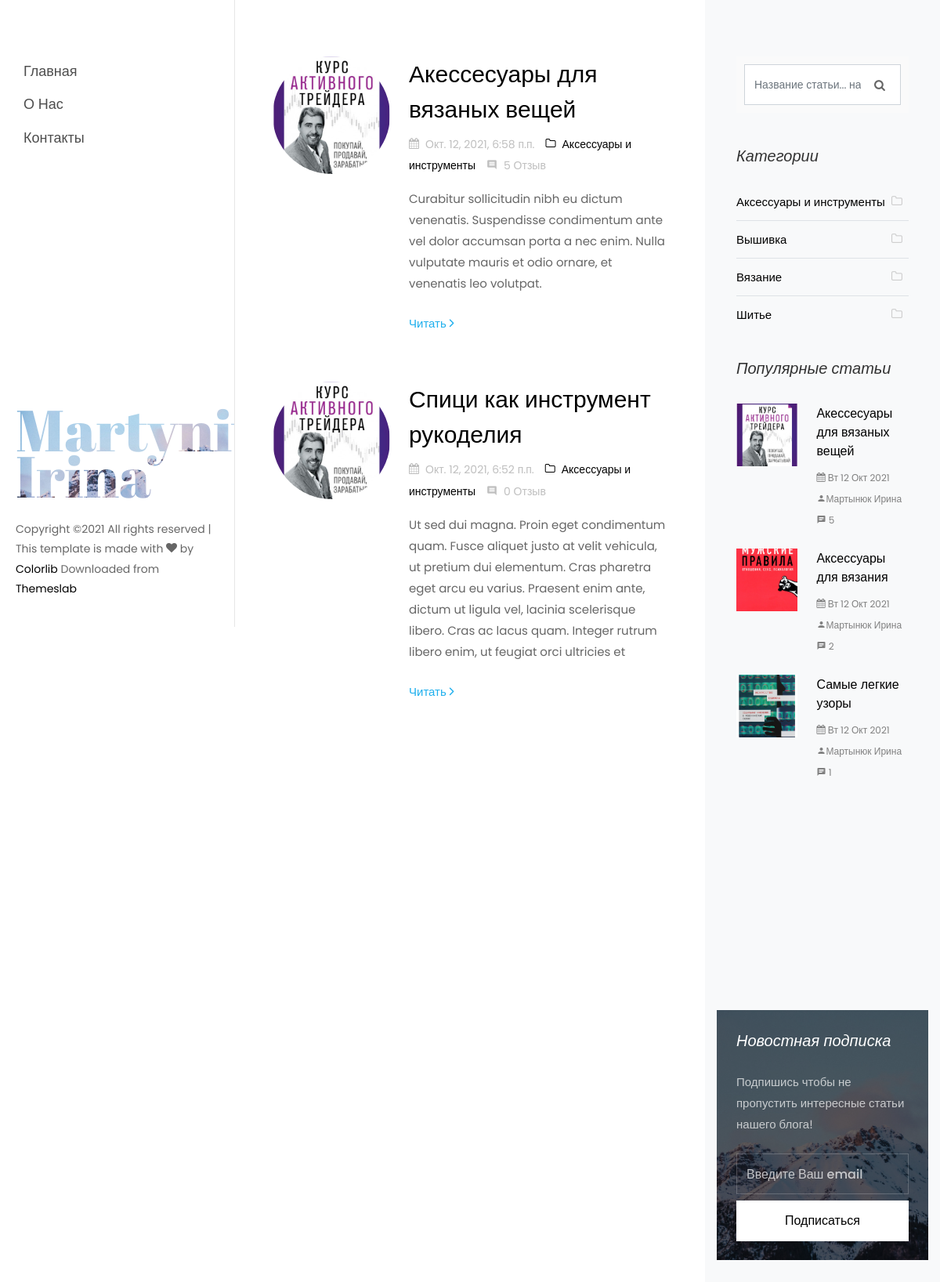
/category/aksessuary-i-instrumenty/, run on an earlier commit of the app's database.
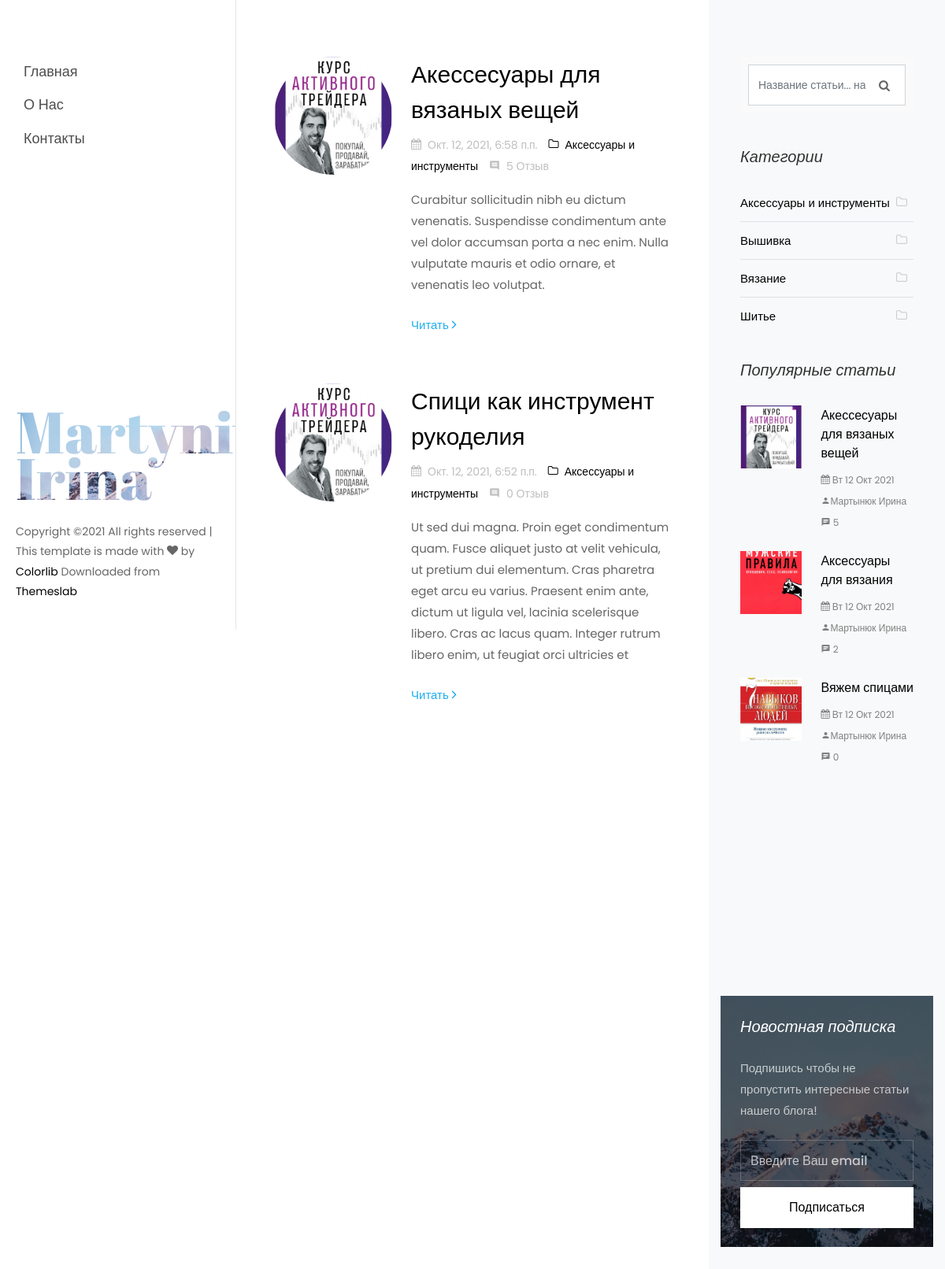
And on a later commit of the database.
### blog_app/models.py (models this page shows, shortened)
class Article(models.Model):
    title = models.CharField(max_length=256, blank=False, verbose_name='Название')
    category = models.ForeignKey('Category', on_delete=models.CASCADE, verbose_name='Категория')
    slug = models.SlugField(max_length=256, db_index=True)
    short_content = models.TextField(verbose_name='Краткое описание', max_length=300, default='Нет описания')
    content = models.TextField(blank=True, default='Нет описания', verbose_name='Текст статьи')
    created_at = models.DateTimeField(auto_now_add=True, verbose_name='Дата публикации')
    updated_at = models.DateTimeField(auto_now=True, verbose_name='Дата обновления')
    image = models.ImageField(upload_to='blog_images/%Y/%m/%d', verbose_name='Изображение', blank=False)
    draft = models.BooleanField(verbose_name='Черновик', default=False)
    author = models.CharField(verbose_name='Автор', blank=False, max_length=150)
    tags = TaggableManager()
    class Meta:
        ordering = ('-created_at',)
        verbose_name = 'Статья'
        verbose_name_plural = 'Статьи'
    def get_absolute_url(self):
        return reverse('article_detail', kwargs={'slug': self.slug})

class Category(models.Model):
    name = models.CharField(max_length=150, blank=False, db_index=True, verbose_name='Наименование')
    slug = models.SlugField(max_length=150, unique=True, blank=False, db_index=True)
    created_at = models.DateTimeField(auto_now_add=True, verbose_name='Дата создания')
    updated_at = models.DateTimeField(auto_now=True, verbose_name='Дата обновления')
    class Meta:
        ordering = ('name',)
        verbose_name = 'Категория'
        verbose_name_plural = 'Категории'
    def __str__(self):
        return self.name
    def get_absolute_url(self):
        return reverse('article_category_list', kwargs={'slug': self.slug})

### blog_app/views.py (the view)
# urls.py: path('category/<slug:slug>/', views.CategoryView.as_view(), name='article_category_list'),
class CategoryView(DataMixin, ListView):
    extra_context = {'title': 'Категории'}
    def get_queryset(self):
        return Article.objects.filter(category__slug=self.kwargs['slug'], draft=False)

### email_contact/forms.py
class ContactForm(forms.ModelForm):
    class Meta:
        model = Contact
        fields = ('email',)
        widgets = {
            'email': forms.EmailInput(
                attrs={
                    'class': 'form-control',
                    'placeholder': 'Введите Ваш email'
                }
            )
        }
        labels = {
            'email': ''
        }

### blog_app/templatetags/article_tag.py (called while the page is built)
@register.simple_tag()
def get_categories():
    return Category.objects.all()

@register.simple_tag()
def get_tags():
    return Tag.objects.all()

@register.simple_tag()
def get_archives():
    return Article.objects.dates('created_at', 'month', order='DESC').filter(draft=False)

@register.inclusion_tag('tags/popular_articles.html')
def get_popular_articles(count=None):
    popular_articles = Article.objects.annotate(
        num_comments=Count('reviews')
    ).order_by('-num_comments').filter(draft=False)[:count]
    return {
        'popular_articles': popular_articles
    }

### email_contact/templatetags/contact_tags.py (called while the page is built)
@register.inclusion_tag("contact/tags/form.html")
def contact_form():
    return {'contact_form': ContactForm()}

### templates/index.html (shortened to what this page needs)
{% extends 'partials/base.html' %}
{% block content %}
    <div class="col-xl-8 py-5 px-md-5">
        <div class="row pt-md-4">
            {% for article in articles %}
                <div class="col-md-12">
                    <div class="blog-entry ftco-animate d-md-flex">
                        <a href="#" class="img img-2"
                           style="background-image: url({{ article.image.url }});"></a>
                        <div class="text text-2 pl-md-4">
                            <h3 class="mb-2"><a href="{{ article.get_absolute_url }}">{{ article.title}}</a>
                            </h3>
                            <div class="meta-wrap ">
                                <p class="meta">
                                    <span><i class="icon-calendar mr-2"></i>{{ article.created_at }}</span>
                                    <span><a href="{{ article.category.get_absolute_url }}"><i class="icon-folder-o mr-2"></i>{{ article.category }}</a></span>
                                    <span><i class="icon-comment2 mr-2"></i>{{ article.reviews_set.count }} Отзыв</span>
                                </p>
                            </div>
                            <p class="mb-4">{{ article.short_content }}</p>
                            <p><a href="{{ article.get_absolute_url }}" class="btn-custom">Читать <span
                                    class="ion-ios-arrow-forward"></span></a></p>
                        </div>
                    </div>
                </div>
            {% empty %}
            <h4>Список статей пуст</h4>
            {% endfor %}
        </div>
    </div>
{% endblock %}

### templates/partials/base.html (shortened to what this page needs)
<!DOCTYPE html>
<html lang="ru">
<head>
    {% load static %}
    <link rel="stylesheet" href="{% static 'css/open-iconic-bootstrap.min.css' %}">
    <link rel="stylesheet" href="{% static 'css/animate.css' %}">
    <link rel="stylesheet" href="{% static 'css/owl.carousel.min.css' %}">
    <link rel="stylesheet" href="{% static 'css/owl.theme.default.min.css' %}">
    <link rel="stylesheet" href="{% static 'css/magnific-popup.css' %}">
    <link rel="stylesheet" href="{% static 'css/aos.css' %}">
    <link rel="stylesheet" href="{% static 'css/ionicons.min.css' %}">
    <link rel="stylesheet" href="{% static 'css/bootstrap-datepicker.css' %}">
    <link rel="stylesheet" href="{% static 'css/jquery.timepicker.css' %}">
    <link rel="stylesheet" href="{% static 'css/flaticon.css' %}">
    <link rel="stylesheet" href="{% static 'css/icomoon.css' %}">
    <link rel="stylesheet" href="{% static 'css/style.css' %}">
</head>
<body>
<div id="colorlib-page">
    {% include 'partials/aside.html' %}
    <div id="colorlib-main">
        <section class="ftco-section ftco-no-pt ftco-no-pb">
            <div class="container">
                <div class="row d-flex">
                    {% block content %}
                    {% endblock %}
                    {% include 'partials/sidebar.html' %}
                </div>
            </div>
        </section>
    </div>
</div>
</body>
</html>

### templates/partials/aside.html (shortened to what this page needs)
<aside id="colorlib-aside" role="complementary" class="js-fullheight">
    <nav id="colorlib-main-menu" role="navigation">
        {% url 'article_list_all' as article_list_url %}
        {% url 'about' as about_url %}
        {% url 'email_contact' as email_contact_url %}
        <ul>
            <li class={% if request.path == article_list_url %} colorlib-active {% endif %}><a href="{% url 'article_list_all' %}">Главная</a></li>
            <li class={% if request.path == about_url%} colorlib-active {% endif %}><a href="{% url 'about' %}">О Нас</a></li>
            <li class={% if request.path == email_contact_url%} colorlib-active {% endif  %}><a href="{% url 'email_contact' %}">Контакты</a></li>
        </ul>
    </nav>
    <div class="colorlib-footer">
        <h1 id="colorlib-logo" class="mb-4"><a href="#"
                                               style="background-image: url(/static/images/bg_1.jpg);">Martyniuk
            <span>Irina</span></a></h1>
        <p class="pfooter">
            Copyright &copy;<script>document.write(new Date().getFullYear());</script>
            All rights reserved | This template is made with <i class="icon-heart" aria-hidden="true"></i> by <a
                    href="https://colorlib.com" target="_blank">Colorlib</a> Downloaded from <a
                    href="https://themeslab.org/" target="_blank">Themeslab</a>
            </p>
    </div>
</aside>

### templates/partials/sidebar.html (shortened to what this page needs)
{% load article_tag %}
{% load contact_tags %}
<div class="col-xl-4 sidebar ftco-animate bg-light pt-5">
    <div class="sidebar-box pt-md-4">
        <form action="{% url 'search' %}" method="get" class="search-form">
            <div class="form-group">
                <span class="icon icon-search"></span>
                <input type="text" class="form-control" placeholder="Название статьи... нажмите Enter"
                       name="search_query">
            </div>
        </form>
    </div>
    <div class="sidebar-box ftco-animate">
        <h3 class="sidebar-heading">Категории</h3>
        <ul class="categories">
            {% get_categories as categories %}
            {% for category in categories %}
                <li class="colorlib-active"><a href="{{ category.get_absolute_url }}">{{ category.name }}<span><i
                        class="icon-folder-o mr-2"></i></span></a></li>
            {% endfor %}
        </ul>
    </div>
    {% get_popular_articles count=3 %}
    <div class="sidebar-box subs-wrap img py-4"
         style="background-image: url(/static/images/bg_1.jpg);">
        {% contact_form %}
    </div>
</div>

### templates/tags/popular_articles.html
<div class="sidebar-box ftco-animate">
    <h3 class="sidebar-heading">Популярные статьи</h3>
    {% for popular in popular_articles %}
        <div class="block-21 mb-4 d-flex">
            <a class="blog-img mr-4" style="background-image: url({{ popular.image.url }});"></a>
            <div class="text">
                <h3 class="heading"><a href="{{ popular.get_absolute_url }}">{{ popular.title }}</a>
                </h3>
                <div class="meta">
                    <div><a href="#"><span class="icon-calendar"></span> {{ popular.created_at|date:"D d M Y" }}</a></div>
                    <div><a href="#"><span class="icon-person"></span>{{ popular.author }}</a></div>
                    <div><a href="#"><span class="icon-chat"></span> {{ popular.reviews_set.count }}</a></div>
                </div>
            </div>
        </div>
        {% empty %}
        <h4>Список популярных статей пуст</h4>
    {% endfor %}
</div>

### templates/contact/tags/form.html (shortened to what this page needs)
<div class="overlay"></div>
<h3 class="mb-4 sidebar-heading">Новостная подписка</h3>
<p class="mb-4">Подпишись чтобы не пропустить интересные статьи нашего блога!</p>
<form action="{% url 'contact' %}" class="subscribe-form" method="post">
    <div class="form-group">
        {{ contact_form }}
        <input type="submit" value="Подписаться" class="mt-2 btn btn-white submit">
    </div>
</form>

### static/css/icomoon.css (style rules this page uses)
[class^="icon-"], [class*=" icon-"] { font-family: 'icomoon' !important; speak: none; font-style: normal; font-weight: normal; font-variant: normal; text-transform: none; line-height: 1; -webkit-font-smoothing: antialiased; -moz-osx-font-smoothing: grayscale; }
.icon-search:before { content: "\f002"; }
.icon-heart:before { content: "\f004"; }
.icon-calendar:before { content: "\f073"; }
.icon-folder-o:before { content: "\f114"; }
.icon-chat:before { content: "\e0b7"; }
.icon-comment2:before { content: "\e0b9"; }
.icon-person:before { content: "\e7fd"; }

What changed in the data, as far as the page shows it:
no longer on this page (row edited): Article: image (picture), title "Самые легкие узоры", created_at "Вт 12 Окт 2021", author "Мартынюк Ирина", reviews_set.count "1", shown under "Популярные статьи"
now on this page (row edited): Article: image (picture), title "Вяжем спицами", created_at "Вт 12 Окт 2021", author "Мартынюк Ирина", reviews_set.count "0", shown under "Популярные статьи"
